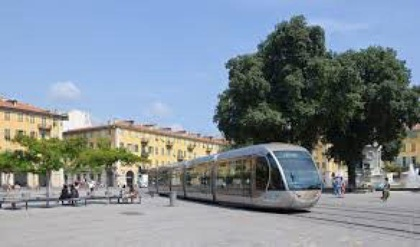
%> input picture sam.jpg, 420 x 247 px, shrunk from 584 x 344 before the run, given in place of sam.jpeg, which was not available
$ octave samanchitsazian.m   (GNU Octave 9; MATLAB toolbox functions it lacks are replaced by stand-ins)
%> lines starting %> are read from the running program, lines starting %| are printed output that depends on the picture; in (x1, y1, x2, y2) boxes, pixels count from 0 and x2, y2 are one past the last pixel; in counts of white or black regions, pixels touching at a corner belong together; the program's own positions count from 1; pictures that were not available may be replaced by others from this repository, and a replacement may not be noted

clc
I = imread ('\C:\Users\Saman\Desktop\DIP\sam.jpeg');
%> I is the input picture: size 247x420x3 uint8; mean R, G, B 128.2, 140, 150.7
b = rgb2gray(I);
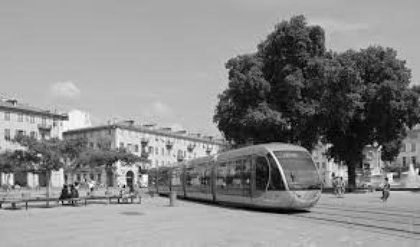
%> b: size 247x420 uint8; min 0, max 255, mean 137.7
[r , c , p] = size(I);
%> r = 247; c = 420; p = 3
for x = 1:r
    for y =1:c
        if b(x,y)>=100
           d(x,y)=1;
        else
           d(x,y)=0;
        end
        h(x,y)= 255-b(x,y);
    end
end
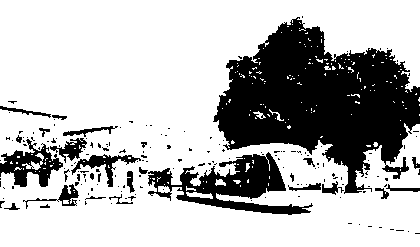
%> d: size 247x420 double; values 0 (black) and 1 (white), 72.6% white; 179 black regions (152 under 20 px), largest, box (x1, y1, x2, y2) and area: (213, 17, 420, 194) 19771, (148, 152, 313, 215) 4113, (0, 139, 63, 187) 1328
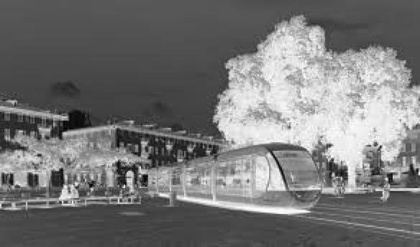
%> h: size 247x420 uint8; min 0, max 255, mean 117.3
t = b (1:r/2, 1 :c/2,:);
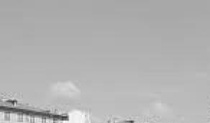
%> t: size 123x210 uint8; min 52, max 255, mean 178.4
%> (the run ends here)
